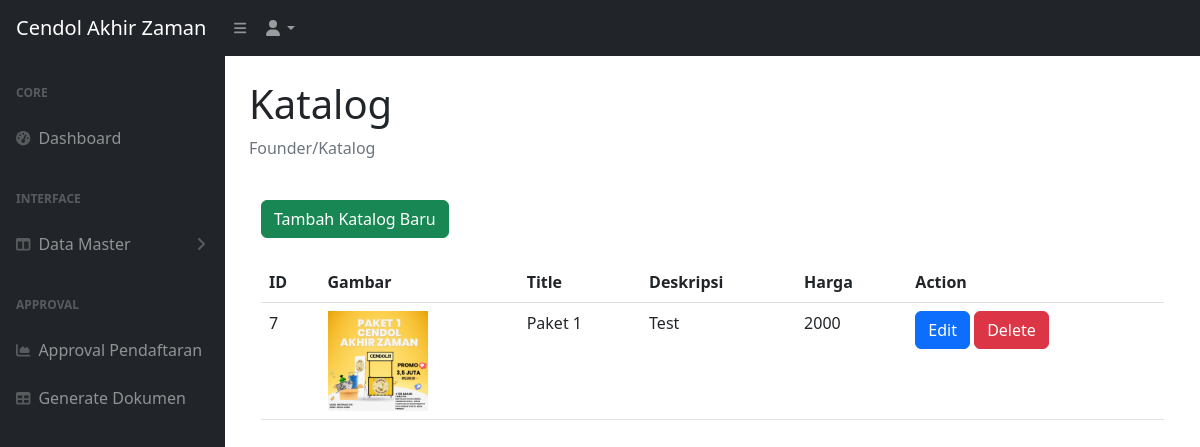
/franchise/founder/katalog.php (signed in), run on the app's committed database.
### tables this page shows
CREATE TABLE `katalog` (
  `catalog_id` int(11) NOT NULL,
  `founder_id` int(11) NOT NULL,
  `title` varchar(255) NOT NULL,
  `gambar` text NOT NULL,
  `description` text DEFAULT NULL,
  `harga` double NOT NULL,
  `created_at` timestamp NOT NULL DEFAULT current_timestamp(),
  `updated_at` timestamp NOT NULL DEFAULT current_timestamp() ON UPDATE current_timestamp()
);

### franchise/founder/katalog.php (the view, shortened to what this page needs)
<?php
require_once '../db_connection.php';
$sql = "SELECT * FROM katalog";
$result = $conn->query($sql);
?>
<!DOCTYPE html>
<html lang="en">
<head>
    <link href="https://cdn.jsdelivr.net/npm/simple-datatables@7.1.2/dist/style.min.css" rel="stylesheet" />
    <link href="css/styles.css" rel="stylesheet" />
</head>
<body class="sb-nav-fixed">
    <nav class="sb-topnav navbar navbar-expand navbar-dark bg-dark">
        <a class="navbar-brand ps-3" href="index.php">Cendol Akhir Zaman</a>
        <button class="btn btn-link btn-sm order-1 order-lg-0 me-4 me-lg-0" id="sidebarToggle" href="#!"><i class="fas fa-bars"></i></button>
        <ul class="navbar-nav ms-auto ms-md-0 me-3 me-lg-4">
            <li class="nav-item dropdown">
                <a class="nav-link dropdown-toggle" id="navbarDropdown" href="#" role="button" data-bs-toggle="dropdown" aria-expanded="false"><i class="fas fa-user fa-fw"></i></a>
            </li>
        </ul>
    </nav>
    <div id="layoutSidenav">
        <div id="layoutSidenav_nav">
            <nav class="sb-sidenav accordion sb-sidenav-dark" id="sidenavAccordion">
                <div class="sb-sidenav-menu">
                    <div class="nav">
                        <div class="sb-sidenav-menu-heading">Core</div>
                        <a class="nav-link" href="index.php">
                            <div class="sb-nav-link-icon"><i class="fas fa-tachometer-alt"></i></div>
                            Dashboard
                        </a>
                        <div class="sb-sidenav-menu-heading">Interface</div>
                        <a class="nav-link collapsed" href="#" data-bs-toggle="collapse" data-bs-target="#collapseLayouts" aria-expanded="false" aria-controls="collapseLayouts">
                            <div class="sb-nav-link-icon"><i class="fas fa-columns"></i></div>
                            Data Master
                            <div class="sb-sidenav-collapse-arrow"><i class="fas fa-angle-down"></i></div>
                        </a>
                        <div class="sb-sidenav-menu-heading">Approval</div>
                        <a class="nav-link" href="pendaftaran.php">
                            <div class="sb-nav-link-icon"><i class="fas fa-chart-area"></i></div>
                            Approval Pendaftaran
                        </a>
                        <a class="nav-link" href="dokumen.php">
                            <div class="sb-nav-link-icon"><i class="fas fa-table"></i></div>
                            Generate Dokumen
                        </a>
                    </div>
                </div>
            </nav>
        </div>
        <div id="layoutSidenav_content">
            <main>
                <div class="container-fluid px-4">
                    <h1 class="mt-4">Katalog</h1>
                    <ol class="breadcrumb mb-4">
                        <li class="breadcrumb-item active">Founder/Katalog</li>
                    </ol>
                    <div class="container">
                        <button type="button" class="btn btn-success mt-3" data-bs-toggle="modal" data-bs-target="#addModal">
                            Tambah Katalog Baru
                        </button>
                        <br></br>
                        <table class="table">
                            <thead>
                                <tr>
                                    <th>ID</th>
                                    <th>Gambar</th>
                                    <th>Title</th>
                                    <th>Deskripsi</th>
                                    <th>Harga</th>
                                    <th>Action</th>
                                </tr>
                            </thead>
                            <tbody>
                                <?php while ($row = mysqli_fetch_assoc($result)) {
                                    $imagePath = '' . htmlspecialchars($row['gambar']);
                                ?>
                                    <tr>
                                        <td><?php echo htmlspecialchars($row['catalog_id']); ?></td>
                                        <td>
                                            <img src="<?php echo $imagePath; ?>" alt="Image" style="width: 100px; height: auto;">
                                        </td>
                                        <td><?php echo htmlspecialchars($row['title']); ?></td>
                                        <td><?php echo htmlspecialchars($row['description']); ?></td>
                                        <td><?php echo htmlspecialchars($row['harga']); ?></td>
                                        <td>
                                            <button type="button" class="btn btn-primary" data-bs-toggle="modal" data-bs-target="#editModal<?php echo htmlspecialchars($row['catalog_id']); ?>">
                                                Edit
                                            </button>
                                            <button type="button" class="btn btn-danger" data-bs-toggle="modal" data-bs-target="#deleteModal<?php echo htmlspecialchars($row['catalog_id']); ?>">
                                                Delete
                                            </button>
                                        </td>
                                    </tr>
                                <?php } ?>
                            </tbody>
                        </table>
                    </div>
                </div>
            </main>
        </div>
    </div>
</body>
</html>

### data on the page
katalog: catalog_id "7", gambar (picture), title "Paket 1", description "Test", harga "2000"
